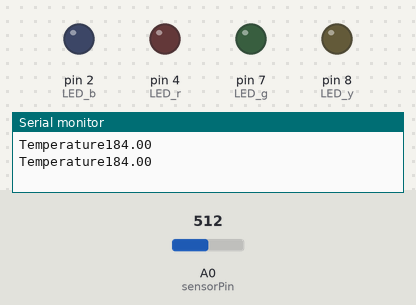
Bench run of a sketch on a simulated Arduino Uno, built with avr-gcc and run on an emulated ATmega328P. Shown: output pins drawn as LEDs (lit = HIGH), the last lines printed to the serial monitor. Inputs (shaded band) come from the test bench; at power-on: A0 (sensorPin) = 512.

Above: at 1.8 s.
1.9 s: A0 (sensorPin) set to 389
3.4 s: A0 (sensorPin) set to 354
At 4.9 s:
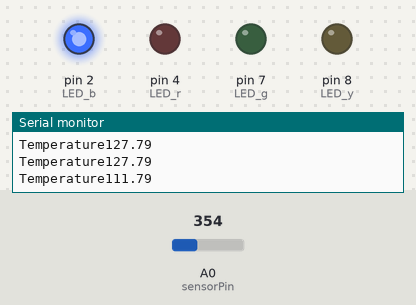
5.5 s: A0 (sensorPin) set to 294
7.2 s: A0 (sensorPin) set to 275
At 9.2 s:
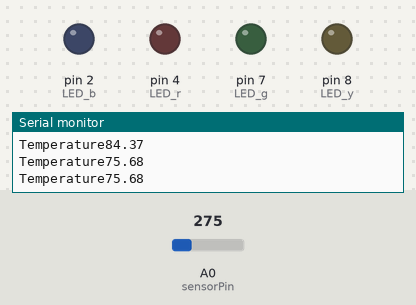
9.5 s: A0 (sensorPin) set to 122
At 10.8 s:
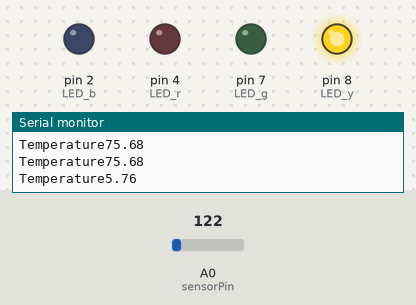
11.5 s: A0 (sensorPin) set to 111
At 12.4 s:
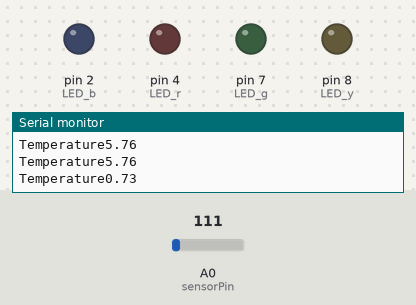
Timing chart, 0 to 14.5 s (numbered marks = the images above; inputs shaded):
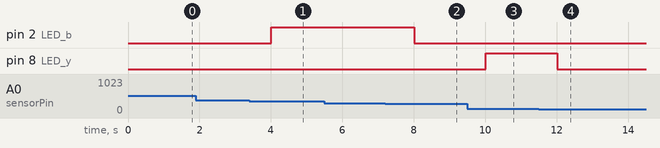

The sketch:

assign_3_tempsensor1.ino
```cpp
// C++ code
//
int sensorPin = A0;
int LED_r=4;
int LED_y=8;
int LED_g=7;
int LED_b=2;
//int sensorPin = A0;
//int reading = analogRead(sensorPin);
//float voltage = reading * (4.68 / 1024.0); // Adjust 4.68 to your actual 5V line if needed
//float temperatureC = ((voltage - 0.5) * 100);
//map(((analogRead(A0) - 20) * 3.04), 0, 1023, -40, 125);


void setup()
{
  pinMode(sensorPin, INPUT);
  pinMode(LED_r, OUTPUT);
  pinMode(LED_y, OUTPUT);
  pinMode(LED_g, OUTPUT);
  pinMode(LED_b, OUTPUT);
  Serial.begin(9600);

}

void loop()
{
  int reading = analogRead(sensorPin);
  float voltage = reading * (4.68/1024.0);
  float temperatureC = ((voltage - 0.5) * 100);


  Serial.print("Temperature");
  Serial.println(temperatureC);

  if(temperatureC >= -40 && temperatureC <= 0)
  {
     digitalWrite(LED_r,HIGH);
    // delay(2000);
     digitalWrite(LED_y,LOW);
     digitalWrite(LED_g,LOW);
     digitalWrite(LED_b,LOW);
  }

  else if(temperatureC >= 1  && temperatureC <= 40)
  {
     digitalWrite(LED_r,LOW);
     digitalWrite(LED_y,HIGH);
     //delay(2000);
     digitalWrite(LED_g,LOW);
     digitalWrite(LED_b,LOW);
  }
   else if(temperatureC >= 41 && temperatureC <= 75)
   {
     digitalWrite(LED_r,LOW);
     digitalWrite(LED_y,LOW);
     digitalWrite(LED_g,HIGH);
    // delay(2000);
     digitalWrite(LED_b,LOW);
  }
   else if(temperatureC >=76 && temperatureC <120)
   {
     digitalWrite(LED_r,LOW);
     digitalWrite(LED_y,LOW);
     digitalWrite(LED_g,LOW);
     digitalWrite(LED_b,HIGH);
     //delay(2000);
  }
  else
  {
     digitalWrite(LED_r,LOW);
     digitalWrite(LED_y,LOW);
     digitalWrite(LED_g,LOW);
     digitalWrite(LED_b,LOW);
  }
  delay(1000);

}
```

Measured:
- the behaviour switches between 372 and 371 on A0 (sensorPin) (found by bisection; images 0 and 1)
- the behaviour switches between 276 and 275 on A0 (sensorPin) (found by bisection; images 1 and 2)
- the behaviour switches between 112 and 111 on A0 (sensorPin) (found by bisection; images 3 and 4)
- after the input at 3.4 s, pin 2 (LED_b): LOW → HIGH after 0.60 s
- after the input at 7.2 s, pin 2 (LED_b): HIGH → LOW after 0.81 s
- after the input at 9.5 s, pin 8 (LED_y): LOW → HIGH after 0.51 s
- after the input at 11.5 s, pin 8 (LED_y): HIGH → LOW after 0.51 s
